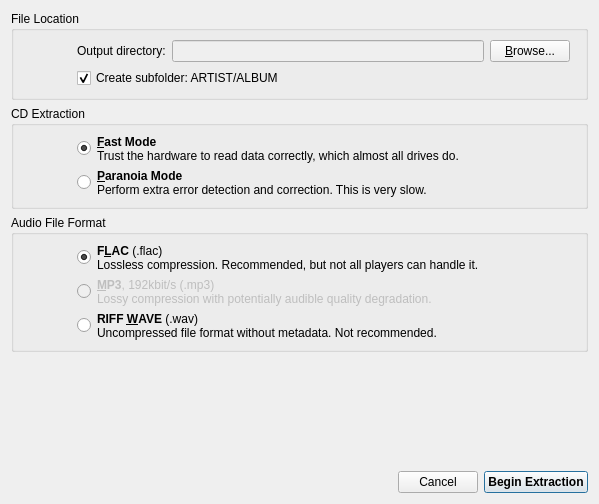
<?xml version="1.0" encoding="UTF-8"?>
<ui version="4.0">
 <class>ExtractParametersDialog</class>
 <widget class="QDialog" name="ExtractParametersDialog">
  <property name="geometry">
   <rect>
    <x>0</x>
    <y>0</y>
    <width>599</width>
    <height>504</height>
   </rect>
  </property>
  <property name="windowTitle">
   <string>Extraction Parameters</string>
  </property>
  <layout class="QVBoxLayout" name="verticalLayout">
   <item>
    <widget class="QGroupBox" name="groupBox">
     <property name="title">
      <string>File Location</string>
     </property>
     <layout class="QGridLayout" name="gridLayout">
      <item row="1" column="1" colspan="4">
       <widget class="QCheckBox" name="cbCreateSubfolder">
        <property name="text">
         <string>Create subfolder: ARTIST/ALBUM</string>
        </property>
        <property name="checked">
         <bool>true</bool>
        </property>
       </widget>
      </item>
      <item row="0" column="1">
       <widget class="QLabel" name="label">
        <property name="text">
         <string>Output directory:</string>
        </property>
       </widget>
      </item>
      <item row="0" column="2">
       <widget class="QLineEdit" name="eOutputDirectory">
        <property name="enabled">
         <bool>false</bool>
        </property>
        <property name="readOnly">
         <bool>true</bool>
        </property>
       </widget>
      </item>
      <item row="0" column="3">
       <widget class="QPushButton" name="bBrowseDir">
        <property name="text">
         <string>&amp;Browse...</string>
        </property>
       </widget>
      </item>
      <item row="0" column="0" rowspan="2">
       <widget class="IconWidget" name="iwFolder" native="true">
        <property name="minimumSize">
         <size>
          <width>48</width>
          <height>48</height>
         </size>
        </property>
       </widget>
      </item>
     </layout>
    </widget>
   </item>
   <item>
    <widget class="QGroupBox" name="groupBox_3">
     <property name="title">
      <string>CD Extraction</string>
     </property>
     <layout class="QGridLayout" name="gridLayout_3">
      <item row="1" column="1">
       <widget class="QRadioButton" name="rbParanoiaExtract">
        <property name="text">
         <string/>
        </property>
       </widget>
      </item>
      <item row="0" column="2">
       <widget class="ClickableBuddyLabel" name="label_8">
        <property name="sizePolicy">
         <sizepolicy hsizetype="Expanding" vsizetype="Preferred">
          <horstretch>0</horstretch>
          <verstretch>0</verstretch>
         </sizepolicy>
        </property>
        <property name="text">
         <string>&lt;b&gt;&amp;Fast Mode&lt;/b&gt;&lt;br&gt;
Trust the hardware to read data correctly, which almost all drives do.</string>
        </property>
        <property name="buddy">
         <cstring>rbFastExtract</cstring>
        </property>
       </widget>
      </item>
      <item row="0" column="1">
       <widget class="QRadioButton" name="rbFastExtract">
        <property name="sizePolicy">
         <sizepolicy hsizetype="Minimum" vsizetype="Fixed">
          <horstretch>0</horstretch>
          <verstretch>0</verstretch>
         </sizepolicy>
        </property>
        <property name="text">
         <string/>
        </property>
        <property name="checked">
         <bool>true</bool>
        </property>
       </widget>
      </item>
      <item row="1" column="2">
       <widget class="ClickableBuddyLabel" name="label_9">
        <property name="sizePolicy">
         <sizepolicy hsizetype="Expanding" vsizetype="Preferred">
          <horstretch>0</horstretch>
          <verstretch>0</verstretch>
         </sizepolicy>
        </property>
        <property name="text">
         <string>&lt;b&gt;&amp;Paranoia Mode&lt;/b&gt;&lt;br&gt;Perform extra error detection and correction. This is very slow.</string>
        </property>
        <property name="buddy">
         <cstring>rbParanoiaExtract</cstring>
        </property>
       </widget>
      </item>
      <item row="0" column="0" rowspan="2">
       <widget class="IconWidget" name="iwCd" native="true">
        <property name="minimumSize">
         <size>
          <width>48</width>
          <height>48</height>
         </size>
        </property>
       </widget>
      </item>
     </layout>
    </widget>
   </item>
   <item>
    <widget class="QGroupBox" name="groupBox_2">
     <property name="title">
      <string>Audio File Format</string>
     </property>
     <layout class="QGridLayout" name="gridLayout_2">
      <item row="1" column="1">
       <widget class="QRadioButton" name="rbFlac">
        <property name="text">
         <string/>
        </property>
        <property name="checked">
         <bool>true</bool>
        </property>
       </widget>
      </item>
      <item row="2" column="2">
       <widget class="ClickableBuddyLabel" name="lMp3">
        <property name="enabled">
         <bool>false</bool>
        </property>
        <property name="text">
         <string>&lt;b&gt;&amp;MP3&lt;/b&gt;, 192kbit/s (.mp3)&lt;br&gt;
Lossy compression with potentially audible quality degradation.</string>
        </property>
        <property name="buddy">
         <cstring>rbMp3</cstring>
        </property>
       </widget>
      </item>
      <item row="2" column="1">
       <widget class="QRadioButton" name="rbMp3">
        <property name="enabled">
         <bool>false</bool>
        </property>
        <property name="text">
         <string/>
        </property>
       </widget>
      </item>
      <item row="1" column="2">
       <widget class="ClickableBuddyLabel" name="label_3">
        <property name="text">
         <string>&lt;b&gt;F&amp;LAC&lt;/b&gt; (.flac)&lt;br&gt;
Lossless compression. Recommended, but not all players can handle it.</string>
        </property>
        <property name="buddy">
         <cstring>rbFlac</cstring>
        </property>
       </widget>
      </item>
      <item row="3" column="2">
       <widget class="ClickableBuddyLabel" name="label_2">
        <property name="sizePolicy">
         <sizepolicy hsizetype="Expanding" vsizetype="Preferred">
          <horstretch>0</horstretch>
          <verstretch>0</verstretch>
         </sizepolicy>
        </property>
        <property name="text">
         <string>&lt;b&gt;RIFF &amp;WAVE&lt;/b&gt; (.wav)&lt;br&gt;
Uncompressed file format without metadata. Not recommended.</string>
        </property>
        <property name="buddy">
         <cstring>rbWav</cstring>
        </property>
       </widget>
      </item>
      <item row="3" column="1">
       <widget class="QRadioButton" name="rbWav">
        <property name="checked">
         <bool>false</bool>
        </property>
       </widget>
      </item>
      <item row="1" column="0" rowspan="3">
       <widget class="IconWidget" name="iwFileFormat" native="true">
        <property name="minimumSize">
         <size>
          <width>48</width>
          <height>48</height>
         </size>
        </property>
       </widget>
      </item>
     </layout>
    </widget>
   </item>
   <item>
    <spacer name="verticalSpacer">
     <property name="orientation">
      <enum>Qt::Vertical</enum>
     </property>
     <property name="sizeHint" stdset="0">
      <size>
       <width>20</width>
       <height>40</height>
      </size>
     </property>
    </spacer>
   </item>
   <item>
    <layout class="QHBoxLayout" name="horizontalLayout">
     <item>
      <spacer name="horizontalSpacer">
       <property name="orientation">
        <enum>Qt::Horizontal</enum>
       </property>
       <property name="sizeHint" stdset="0">
        <size>
         <width>40</width>
         <height>20</height>
        </size>
       </property>
      </spacer>
     </item>
     <item>
      <widget class="QPushButton" name="bCancel">
       <property name="text">
        <string>Cancel</string>
       </property>
      </widget>
     </item>
     <item>
      <widget class="QPushButton" name="bStart">
       <property name="font">
        <font>
         <weight>75</weight>
         <bold>true</bold>
        </font>
       </property>
       <property name="text">
        <string>Begin Extraction</string>
       </property>
       <property name="default">
        <bool>true</bool>
       </property>
      </widget>
     </item>
    </layout>
   </item>
  </layout>
 </widget>
 <customwidgets>
  <customwidget>
   <class>ClickableBuddyLabel</class>
   <extends>QLabel</extends>
   <header>uiutil/clickablebuddylabel.h</header>
  </customwidget>
  <customwidget>
   <class>IconWidget</class>
   <extends>QWidget</extends>
   <header>uiutil/iconwidget.h</header>
   <container>1</container>
  </customwidget>
 </customwidgets>
 <tabstops>
  <tabstop>eOutputDirectory</tabstop>
  <tabstop>bBrowseDir</tabstop>
  <tabstop>cbCreateSubfolder</tabstop>
  <tabstop>rbFastExtract</tabstop>
  <tabstop>rbParanoiaExtract</tabstop>
  <tabstop>rbFlac</tabstop>
  <tabstop>rbMp3</tabstop>
  <tabstop>rbWav</tabstop>
  <tabstop>bCancel</tabstop>
  <tabstop>bStart</tabstop>
 </tabstops>
 <resources/>
 <connections>
  <connection>
   <sender>bCancel</sender>
   <signal>clicked()</signal>
   <receiver>ExtractParametersDialog</receiver>
   <slot>reject()</slot>
   <hints>
    <hint type="sourcelabel">
     <x>442</x>
     <y>466</y>
    </hint>
    <hint type="destinationlabel">
     <x>1200</x>
     <y>81</y>
    </hint>
   </hints>
  </connection>
 </connections>
</ui>
